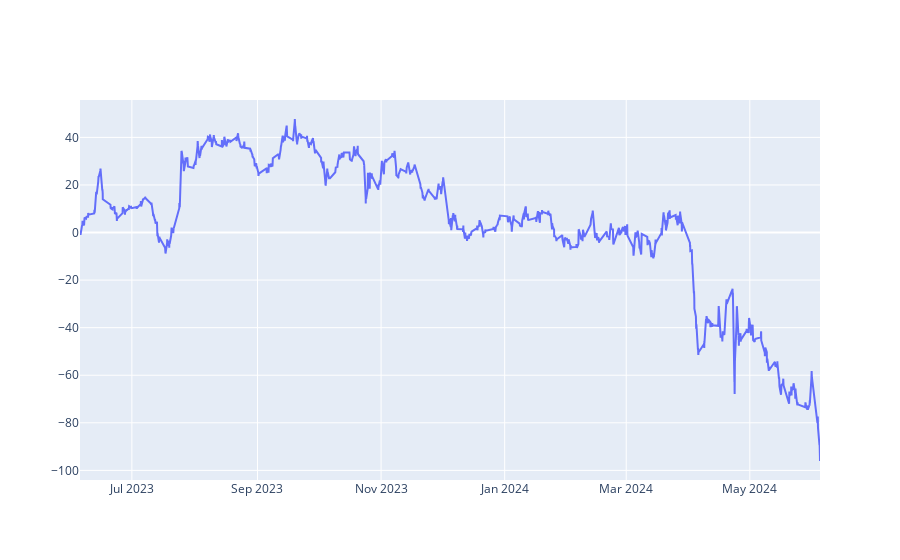

The cell this chart's notebook holds for it:
### Code cell
# Plot the difference between the two tickers

fig = go.Figure()
fig.add_trace(go.Scatter(x=tsm_qcom_dif.index, y=tsm_qcom_dif, name='TSM-QCOM'))

fig.show()

### Figure 1 — Plotly figure (JSON) as saved in the notebook; plotly's stock layout.template omitted (floating-point values rounded to 4 significant figures; data arrays with more than 128 entries replaced by an {"elided": "..."} marker saying what was removed)
{"data": [{"name": "TSM-QCOM", "type": "scatter", "x": {"elided": "1756 str values"}, "y": {"elided": "1756 float values"}}], "layout": {}}
